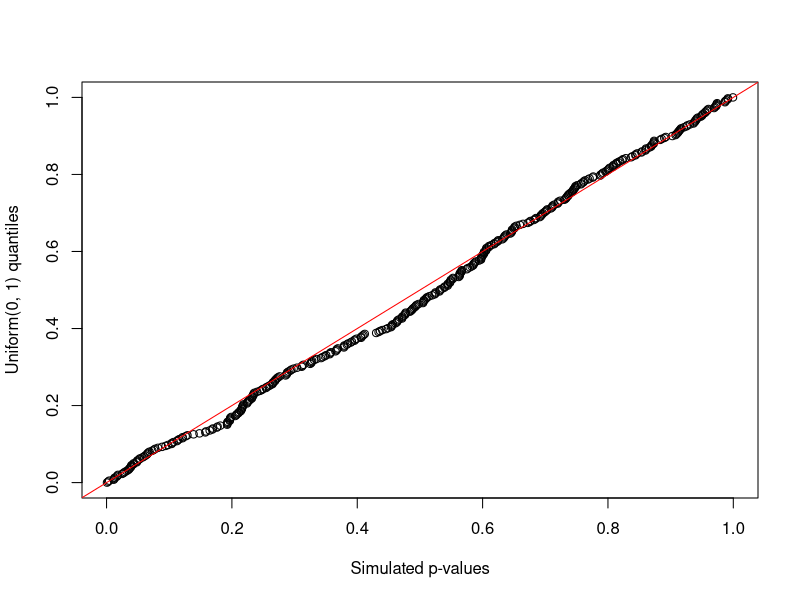
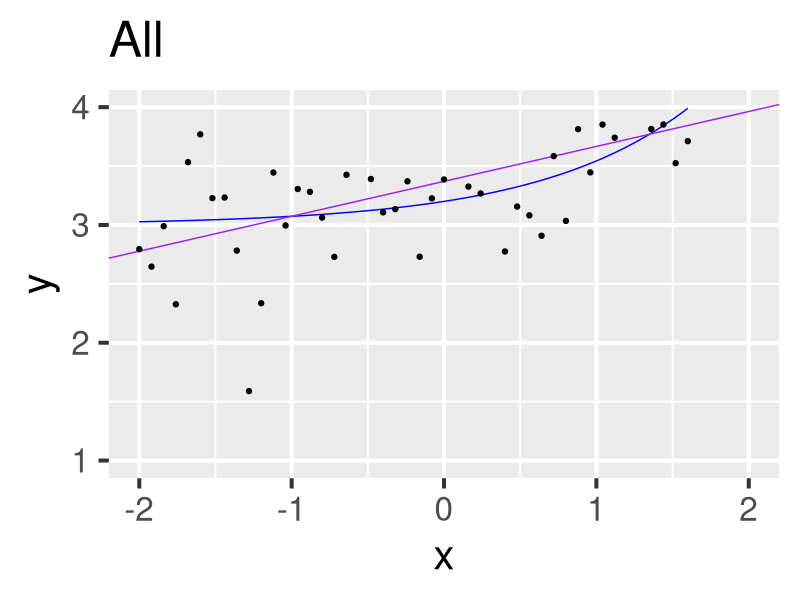
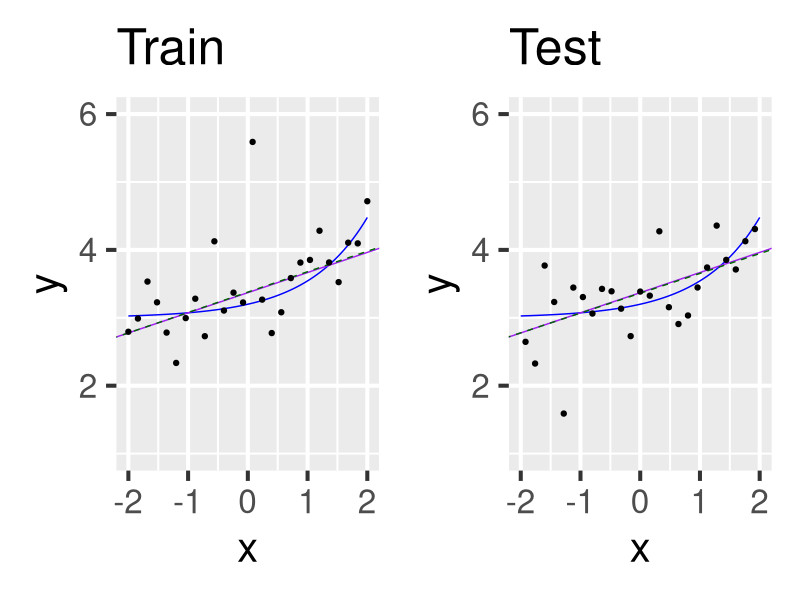
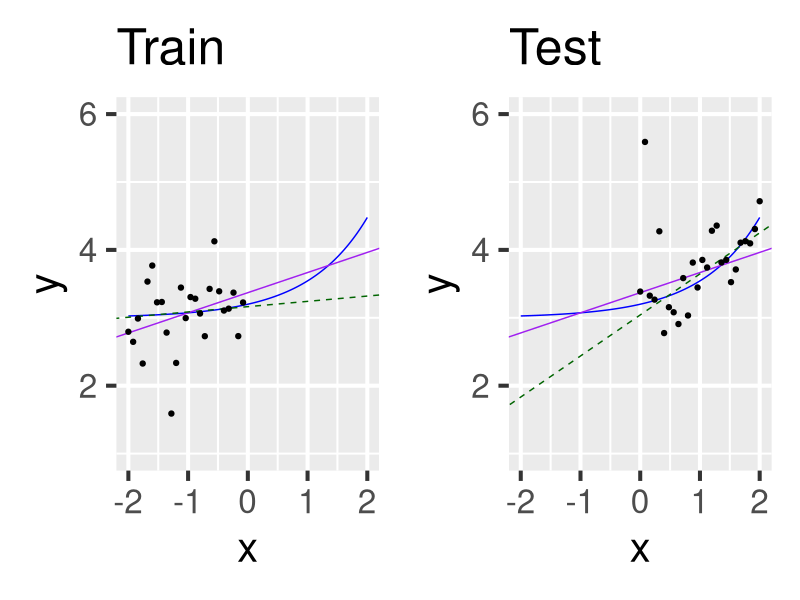
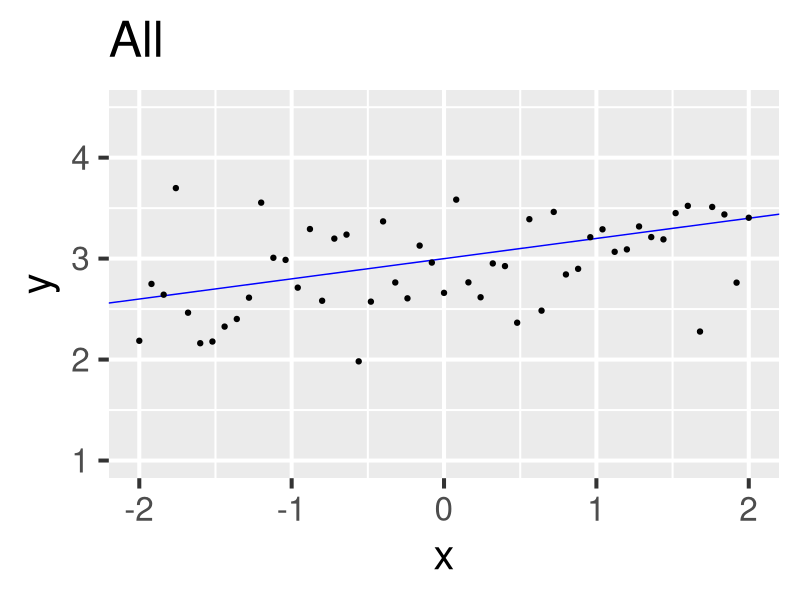
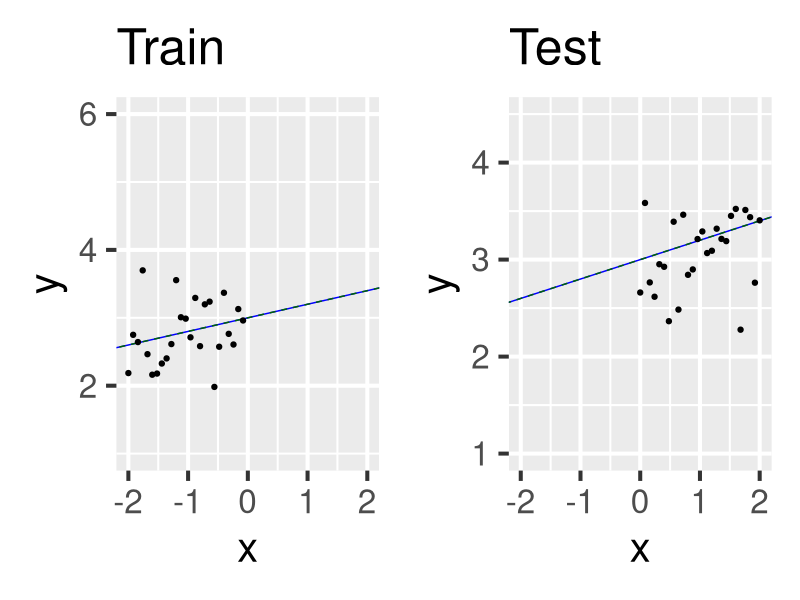

These figures' R source, in order:
## ---- chunk 1
#| results: hide 

library(dplyr) 

n <- 50 
p <- 100
rho <- 0.3

set.seed(1)
Sigma <- (1-rho)*diag(p) + rho*matrix(1, p, p)
X <-  MASS::mvrnorm(n, rep(0, p), Sigma) %>% 
	as_tibble(.name_repair = \(x) stringr::str_c("X", 1:p)) 

do_one_sim <- function(X) { 
		df <- X %>% rowwise() %>% mutate(y = rt(1, df=5), 
																		 tr_obs = sample(c(T, F), 1))
		
		df_tr <- df %>% filter(tr_obs) 
		df_te <- df %>% filter(!tr_obs)
		
		empty_model <- lm(y ~ 1, data = df_tr)
		best_after_fs <- step(empty_model, direction="forward", 
											scope = formula(lm(y~., data=df_tr)), steps=2)
		fit_best_after_fs <- lm(best_after_fs$terms, data=df_te)
		
		pvals <- broom::tidy(fit_best_after_fs) %>% pull(p.value)
		
		return(pvals[2:3])
}

sim_results <- replicate(200, do_one_sim(X))
## ---- chunk 2
		qqplot(c(sim_results), qunif(seq(0, 1, length=length(sim_results))), 
					 xlab="Simulated p-values", ylab="Uniform(0, 1) quantiles")
		abline(0, 1, col="red")
## ---- chunk 3
#| code-fold: TRUE
#| fig-width: 8

library(ggplot2)
library(dplyr) 

n <- 51

set.seed(123)
df <- tibble(x = seq(-2, 2, length=n)) %>% 
	rowwise() %>% 
mutate(mu_star = 3+0.2*exp(x), 
	y = mu_star + 0.3*rt(1, df=3)) %>% ungroup()

beta_star <- broom::tidy(lm(mu_star~x, data=df))$estimate

ggplot(df) +
  xlim(-2, 2) + 
	ylim(1, 4) + 
	  geom_function(fun = ~3 + 0.2*exp(.x), colour="blue") +
	geom_abline(intercept = beta_star[1], slope = beta_star[2], colour="purple") + 
	theme_grey(base_size = 30) + 
	geom_point(aes(x=x, y=y)) + ggtitle("All")

## ---- chunk 4
#| code-fold: TRUE
#| fig-width: 16
df_tr <- df %>% slice(seq(1, n, by=2))
df_te <- df %>% slice(seq(2, n, by=2))

beta_star_tr <- broom::tidy(lm(mu_star~x, data=df_tr))$estimate
beta_star_te <- broom::tidy(lm(mu_star~x, data=df_te))$estimate

p1 <- ggplot(df_tr) +
  xlim(-2, 2) + 
	ylim(1, 6) + 
	  geom_function(fun = ~3 + 0.2*exp(.x), colour="blue") +
	geom_abline(intercept = beta_star[1], slope = beta_star[2], colour="purple") + 
	geom_abline(intercept = beta_star_tr[1], slope = beta_star_tr[2], colour="darkgreen", 
							linetype="dashed") + 
	theme_grey(base_size = 30) + 
	geom_point(aes(x=x, y=y)) + ggtitle("Train")

p2 <- ggplot(df_te) +
  xlim(-2, 2) + 
	ylim(1, 6) + 
	  geom_function(fun = ~3 + 0.2*exp(.x), colour="blue") +
	geom_abline(intercept = beta_star[1], slope = beta_star[2], colour="purple") + 
	geom_abline(intercept = beta_star_te[1], slope = beta_star_te[2], colour="darkgreen", 
							linetype="dashed") + 
	theme_grey(base_size = 30) + 
	geom_point(aes(x=x, y=y)) + ggtitle("Test")

library(patchwork)

p1+p2
## ---- chunk 5
#| code-fold: TRUE
#| fig-width: 16
df_tr <- df %>% slice(seq(1, floor(n/2), by=1))
df_te <- df %>% slice(seq(floor(n/2)+1, n, by=1))

beta_star_tr <- broom::tidy(lm(mu_star~x, data=df_tr))$estimate
beta_star_te <- broom::tidy(lm(mu_star~x, data=df_te))$estimate

p1 <- ggplot(df_tr) +
  xlim(-2, 2) + 
	ylim(1, 6) + 
	  geom_function(fun = ~3 + 0.2*exp(.x), colour="blue") +
	geom_abline(intercept = beta_star[1], slope = beta_star[2], colour="purple") + 
	geom_abline(intercept = beta_star_tr[1], slope = beta_star_tr[2], colour="darkgreen", 
							linetype="dashed") + 
	theme_grey(base_size = 30) + 
	geom_point(aes(x=x, y=y)) + ggtitle("Train")

p2 <- ggplot(df_te) +
  xlim(-2, 2) + 
	ylim(1, 6) + 
	  geom_function(fun = ~3 + 0.2*exp(.x), colour="blue") +
	geom_abline(intercept = beta_star[1], slope = beta_star[2], colour="purple") + 
	geom_abline(intercept = beta_star_te[1], slope = beta_star_te[2], colour="darkgreen", 
							linetype="dashed") + 
	theme_grey(base_size = 30) + 
	geom_point(aes(x=x, y=y))  + ggtitle("Test")


p1+p2
## ---- chunk 6
#| code-fold: TRUE
#| fig-width: 8
n <- 51

set.seed(3)
df <- tibble(x = seq(-2, 2, length=n)) %>% 
	rowwise() %>% 
mutate(mu_star = 3+0.2*x, 
	y = mu_star + 0.3*rt(1, df=3)) %>% ungroup()

ggplot(df) +
  xlim(-2, 2) + 
	ylim(1, 4.5) + 
	geom_abline(intercept = 3, slope = 0.2, colour="blue") + 
	theme_grey(base_size = 30) +
	geom_point(aes(x=x,y=y)) + ggtitle("All")
## ---- chunk 7
#| code-fold: TRUE
#| fig-width: 16
df_tr <- df %>% slice(seq(1, floor(n/2), by=1))
df_te <- df %>% slice(seq(floor(n/2)+1, n, by=1))

beta_star_tr <- broom::tidy(lm(mu_star~x, data=df_tr))$estimate
beta_star_te <- broom::tidy(lm(mu_star~x, data=df_te))$estimate

p1 <- ggplot(df_tr) +
  xlim(-2, 2) + 
	ylim(1, 6) + 
	geom_abline(intercept = 3, slope = 0.2, colour="blue") + 
	geom_abline(intercept = beta_star_tr[1], slope = beta_star_tr[2], colour="darkgreen", 
							linetype="dashed") + 
	theme_grey(base_size = 30) + 
	geom_point(aes(x=x, y=y))  + ggtitle("Train")

p2 <- ggplot(df_te) +
  xlim(-2, 2) + 
	ylim(1, 4.5) + 
	geom_abline(intercept = 3, slope = 0.2, colour="blue") + 
	geom_abline(intercept = beta_star_te[1], slope = beta_star_te[2], colour="darkgreen", 
							linetype="dashed") + 
	theme_grey(base_size = 30) + 
	geom_point(aes(x=x, y=y)) + ggtitle("Test")


p1+p2
